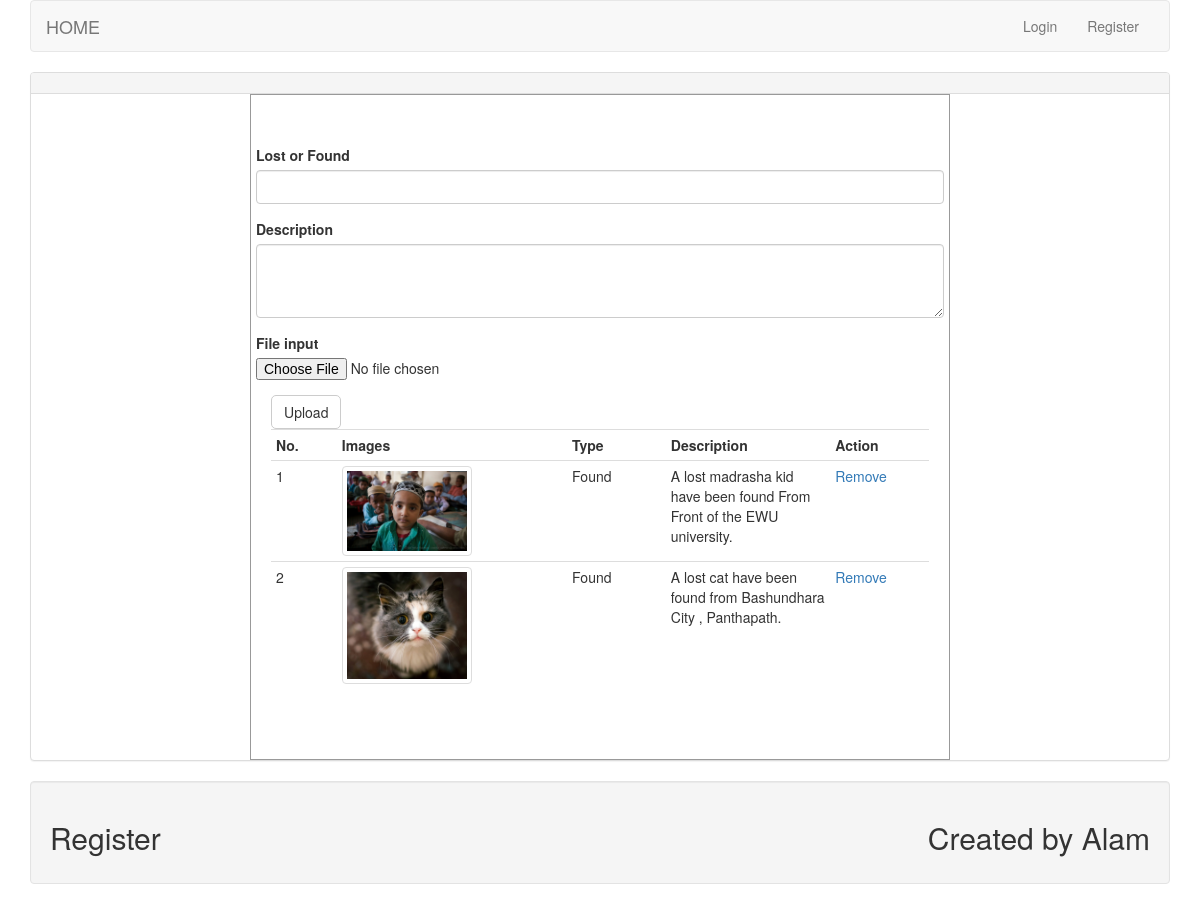
The page /lostfound.php on the database its author committed.
### tables this page shows
CREATE TABLE `landf_info` (
  `id` int(11) NOT NULL,
  `image` varchar(255) NOT NULL,
  `lostandfound` varchar(100) NOT NULL,
  `description` varchar(255) NOT NULL
);

### lib/Session.php (called while the page is built, shortened)
<?php
 class Session
{
	public static function get($key){
		if (isset($_SESSION[$key])) {
			return $_SESSION[$key];
		}else{
			return false;
		}
	}
}
?>

### database.php (called while the page is built, shortened)
<?php
class Database
{
	public $host   = DB_HOST;
	public $user   = DB_USER;
	public $pass   = DB_PASS;
	public $dbname = DB_NAME;
	public $link;
	private function connectDB(){
				$this->link = new mysqli($this->host,$this->user,$this->pass,$this->dbname);
	}
	public function SelectImage($data)
	{
		$result = $this->link->query($data) or die($this->link->error.__LINE__);
		if ($result) {
			return $result;
		}else{
			return false;
		}
	}
}
?>

### lostfound.php (the view, shortened to what this page needs)
<?php
include 'inc/adminheader.php';
include 'database.php';
$db = new Database();
?>
    <div class="panel panel-default">
        <div class="panel-heading">
?></div>
        <div class="myform">
            <form action="" method="post" enctype="multipart/form-data" class="form-horizontal">
                <div class="form-group">
                    <label for="name">Lost or Found</label>
                    <input type="text" class="form-control" id="name" name="lostandfound"> </div>
                <div class="form-group">
                    <label for="name">Description</label>
                    <textarea class="form-control" rows="3" name="description"></textarea>
                </div>
                <div class="form-group">
                    <label for="image">File input</label>
                    <input type="file" id="image" name="image"> </div>
                <button type="submit" name="submit" class="btn btn-default">Upload</button>
            </form>
            <table class="table table-condensed">
                <tr>
                    <th width="10%">No.</th>
                    <th width="35%">Images</th>
                    <th width="15%">Type</th>
                    <th width="25%">Description</th>
                    <th width="15%">Action</th>
                </tr>
                    <?php
				$query = "SELECT * FROM landf_info";
				$getImage = $db->SelectImage($query);
				if ($getImage) {
					$i=0;
					while ($result = $getImage->fetch_assoc()) {
						$i++;
				?>
                        <tr>
                            <td>
                                <?php echo($i);?>
                            </td>
                            <td><img src="<?php echo $result['image']?>" height="100px" width="130px" class="img-thumbnail" /></td>
                            <td>
                                <?php echo $result['lostandfound'];?>
                            </td>
                            <td>
                                <?php echo $result['description'];?>
                            </td>
                            <td><a href="?del=<?php echo $result['id'];?>">Remove</a></td>
                        </tr>
                        <?php }} ?>
            </table>
        </div>
    </div>
    <?php
include 'inc/footer.php';
?>

### inc/adminheader.php (shortened to what this page needs)
<?php
$filepath = realpath(dirname(__FILE__));
include_once $filepath.'/../lib/Session.php';
?>
    <!DOCTYPE html>
    <html lang="en">
    <head>
        <link rel="stylesheet" type="text/css" href="inc/bootstrap.min.css">
        <link rel="stylesheet" type="text/css" href="css/main.css">
    </head>
        <body>
            <div class="container">
                <nav class="navbar navbar-default">
                    <div class="container-fluid">
                        <div class="navbar-header"> <a class="navbar-brand" href="index.php">HOME
					</a> </div>
                        <ul class="nav navbar-nav pull-right">
                            <?php
				$userlogin = Session::get("login");
				if ($userlogin == true) {
				?>
                                <li><a href="AdminMain.php">Home</a></li>
                                <li><a href="lostfound.php">Lost & Found</a></li>
                                <li><a href="?action=logout">Logout</a></li>
                                <?php }else{ ?>
                                    <li><a href="login.php">Login</a></li>
                                    <li><a href="register.php">Register</a></li>
                                    <?php } ?>
                        </ul>
                    </div>
                </nav>

### inc/footer.php
		<div class="well">
			<h2>Register
			<span class="pull-right">Created by Alam</span>
			</h2>
		</div>
	</div>
	</body>
</html>

### css/main.css (style rules this page uses)
html { color: #222; font-size: 1em; line-height: 1.4; }
audio, canvas, iframe, img, svg, video { vertical-align: middle; }
textarea { resize: vertical; }
.btn { border-radius: 5px; box-shadow: 2px; }
.myform { width: 500px; margin: 0 auto; border: 1px solid #999; padding: 50px 20px; }

### lostfound.php (style rules this page uses)
.myform { width: 700px; margin: 0 auto; border: 1px solid #999; padding: 50px 20px; }

### rows shown on the page
landf_info: image (picture), lostandfound "Found", description "A lost madrasha kid have been found From Front of the EWU university."
landf_info: image (picture), lostandfound "Found", description "A lost cat have been found from Bashundhara City , Panthapath."
